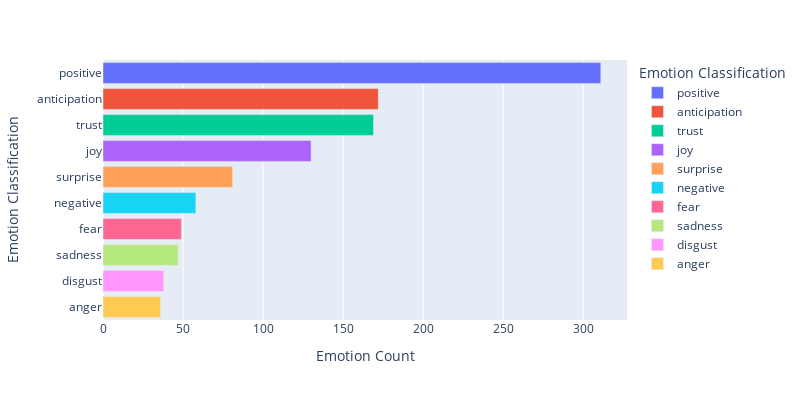

Source (notebook cell):
### Code cell
emotion_df = pd.DataFrame.from_dict(data, orient='index')
emotion_df = emotion_df.reset_index()
emotion_df = emotion_df.rename(columns={'index' : 'Emotion Classification' , 0: 'Emotion Count'})
emotion_df = emotion_df.sort_values(by=['Emotion Count'], ascending=False)
import plotly.express as px
fig = px.bar(emotion_df, x='Emotion Count', y='Emotion Classification', color = 'Emotion Classification', orientation='h', width = 800, height = 400)
fig.show()

### Figure 1 — Plotly figure (JSON) as saved in the notebook; plotly's stock layout.template omitted (floating-point values rounded to 4 significant figures)
{"data": [{"alignmentgroup": "True", "hovertemplate": "Emotion Classification=%{y}<br>Emotion Count=%{x}<extra></extra>", "legendgroup": "positive", "marker": {"color": "#636efa", "pattern": {"shape": ""}}, "name": "positive", "offsetgroup": "positive", "orientation": "h", "showlegend": true, "textposition": "auto", "type": "bar", "x": [311], "xaxis": "x", "y": ["positive"], "yaxis": "y"}, {"alignmentgroup": "True", "hovertemplate": "Emotion Classification=%{y}<br>Emotion Count=%{x}<extra></extra>", "legendgroup": "anticipation", "marker": {"color": "#EF553B", "pattern": {"shape": ""}}, "name": "anticipation", "offsetgroup": "anticipation", "orientation": "h", "showlegend": true, "textposition": "auto", "type": "bar", "x": [172], "xaxis": "x", "y": ["anticipation"], "yaxis": "y"}, {"alignmentgroup": "True", "hovertemplate": "Emotion Classification=%{y}<br>Emotion Count=%{x}<extra></extra>", "legendgroup": "trust", "marker": {"color": "#00cc96", "pattern": {"shape": ""}}, "name": "trust", "offsetgroup": "trust", "orientation": "h", "showlegend": true, "textposition": "auto", "type": "bar", "x": [169], "xaxis": "x", "y": ["trust"], "yaxis": "y"}, {"alignmentgroup": "True", "hovertemplate": "Emotion Classification=%{y}<br>Emotion Count=%{x}<extra></extra>", "legendgroup": "joy", "marker": {"color": "#ab63fa", "pattern": {"shape": ""}}, "name": "joy", "offsetgroup": "joy", "orientation": "h", "showlegend": true, "textposition": "auto", "type": "bar", "x": [130], "xaxis": "x", "y": ["joy"], "yaxis": "y"}, {"alignmentgroup": "True", "hovertemplate": "Emotion Classification=%{y}<br>Emotion Count=%{x}<extra></extra>", "legendgroup": "surprise", "marker": {"color": "#FFA15A", "pattern": {"shape": ""}}, "name": "surprise", "offsetgroup": "surprise", "orientation": "h", "showlegend": true, "textposition": "auto", "type": "bar", "x": [81], "xaxis": "x", "y": ["surprise"], "yaxis": "y"}, {"alignmentgroup": "True", "hovertemplate": "Emotion Classification=%{y}<br>Emotion Count=%{x}<extra></extra>", "legendgroup": "negative", "marker": {"color": "#19d3f3", "pattern": {"shape": ""}}, "name": "negative", "offsetgroup": "negative", "orientation": "h", "showlegend": true, "textposition": "auto", "type": "bar", "x": [58], "xaxis": "x", "y": ["negative"], "yaxis": "y"}, {"alignmentgroup": "True", "hovertemplate": "Emotion Classification=%{y}<br>Emotion Count=%{x}<extra></extra>", "legendgroup": "fear", "marker": {"color": "#FF6692", "pattern": {"shape": ""}}, "name": "fear", "offsetgroup": "fear", "orientation": "h", "showlegend": true, "textposition": "auto", "type": "bar", "x": [49], "xaxis": "x", "y": ["fear"], "yaxis": "y"}, {"alignmentgroup": "True", "hovertemplate": "Emotion Classification=%{y}<br>Emotion Count=%{x}<extra></extra>", "legendgroup": "sadness", "marker": {"color": "#B6E880", "pattern": {"shape": ""}}, "name": "sadness", "offsetgroup": "sadness", "orientation": "h", "showlegend": true, "textposition": "auto", "type": "bar", "x": [47], "xaxis": "x", "y": ["sadness"], "yaxis": "y"}, {"alignmentgroup": "True", "hovertemplate": "Emotion Classification=%{y}<br>Emotion Count=%{x}<extra></extra>", "legendgroup": "disgust", "marker": {"color": "#FF97FF", "pattern": {"shape": ""}}, "name": "disgust", "offsetgroup": "disgust", "orientation": "h", "showlegend": true, "textposition": "auto", "type": "bar", "x": [38], "xaxis": "x", "y": ["disgust"], "yaxis": "y"}, {"alignmentgroup": "True", "hovertemplate": "Emotion Classification=%{y}<br>Emotion Count=%{x}<extra></extra>", "legendgroup": "anger", "marker": {"color": "#FECB52", "pattern": {"shape": ""}}, "name": "anger", "offsetgroup": "anger", "orientation": "h", "showlegend": true, "textposition": "auto", "type": "bar", "x": [36], "xaxis": "x", "y": ["anger"], "yaxis": "y"}], "layout": {"barmode": "relative", "height": 400, "legend": {"title": {"text": "Emotion Classification"}, "tracegroupgap": 0}, "margin": {"t": 60}, "width": 800, "xaxis": {"anchor": "y", "domain": [0, 1], "title": {"text": "Emotion Count"}}, "yaxis": {"anchor": "x", "categoryarray": ["anger", "disgust", "sadness", "fear", "negative", "surprise", "joy", "trust", "anticipation", "positive"], "categoryorder": "array", "domain": [0, 1], "title": {"text": "Emotion Classification"}}}}
